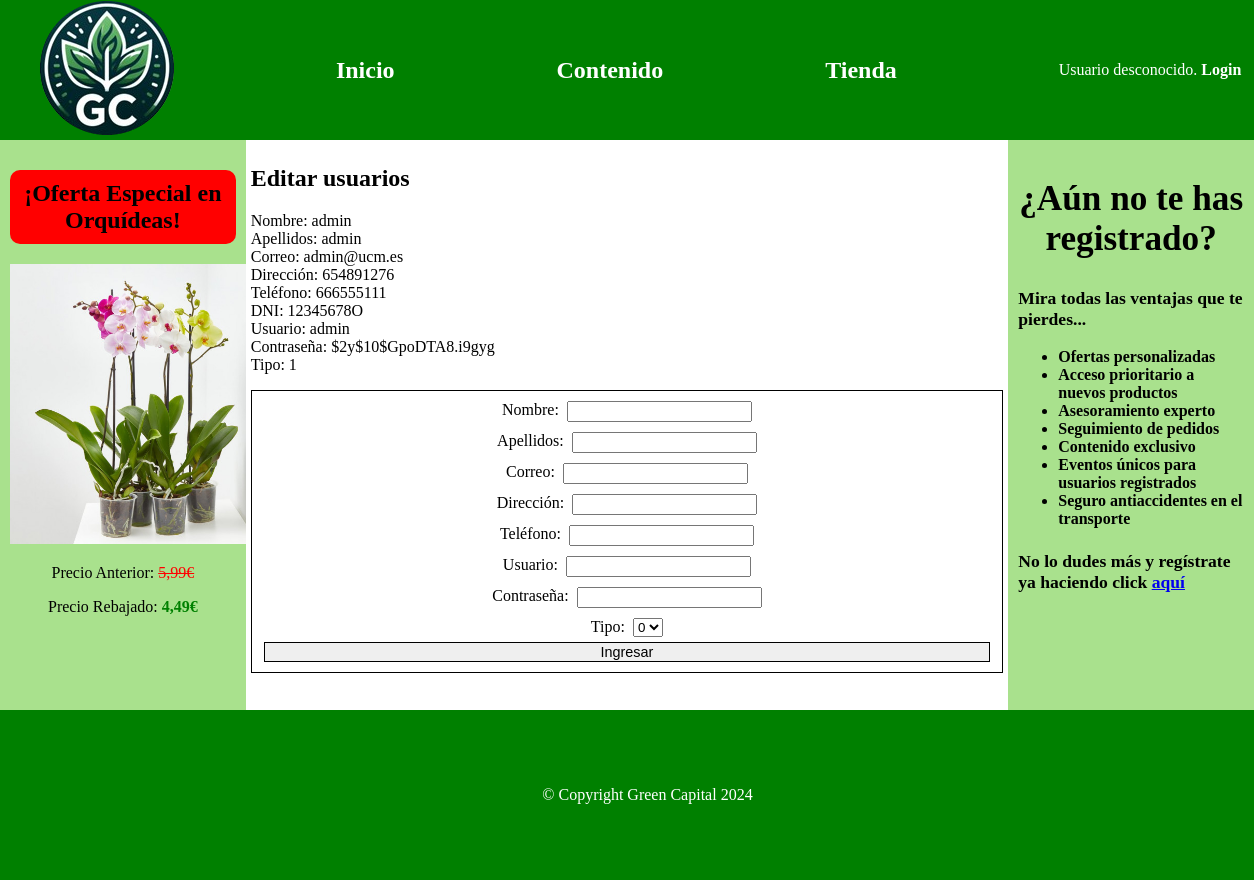
Page /Practica2/editar.php?user=admin on the committed database.
### tables this page shows
CREATE TABLE `usuarios` (
  `Nombre` varchar(20) NOT NULL,
  `Apellidos` varchar(50) NOT NULL,
  `Correo` varchar(50) NOT NULL,
  `Direccion` varchar(100) DEFAULT NULL,
  `Telefono` int(9) DEFAULT NULL,
  `DNI` varchar(9) NOT NULL PRIMARY KEY,
  `Usuario` varchar(20) NOT NULL,
  `Contrasena` varchar(20) DEFAULT NULL,
  `Tipo` int(1) NOT NULL
);

### Practica2/usuarioDAO.php (called while the page is built, shortened)
<?php
    class Usuario{
        private $uName;
        private $uSurname;
        private $uEmail;
        private $uDir;
        private $uTel;
        private $uDNI;
        private $uUser;
        private $uPass;
        private $uTipo;
        private function __construct($uName, $uSurname, $uEmail, $uDir, $uTel, $uDNI, $uUser, $uPass, $uTipo) {
            $this->uName = $uName;
            $this->uSurname = $uSurname;
            $this->uEmail = $uEmail;
            $this->uDir = $uDir;
            $this->uTel = $uTel;
            $this->uDNI = $uDNI;
            $this->uUser = $uUser;
            $this->uPass = $uPass;
            $this->uTipo = $uTipo;
        }
        public static function search($nombreUsuario){
            $conn = BD::getInstance()->getConexion();
            $query = sprintf("SELECT * FROM usuarios WHERE Usuario = '$nombreUsuario'");
            $rs = $conn->query($query);
            if ($rs->num_rows > 0) {
                $row = $rs->fetch_assoc();
                $user = new Usuario($row['Nombre'], $row['Apellidos'], $row['Correo'], $row['Direccion'], $row['Telefono'], $row['DNI'], $row['Usuario'], $row['Contrasena'], $row['Tipo']);
                return $user;
            }
            else  error_log("Error BD ({$conn->errno}): {$conn->error}");
            return false;
        }
        public function getUName() {
            return $this->uName;
        }
        public function getUSurname() {
            return $this->uSurname;
        }
        public function getUEmail() {
            return $this->uEmail;
        }
        public function getUDir() {
            return $this->uDir;
        }
        public function getUTel() {
            return $this->uTel;
        }
        public function getUDNI() {
            return $this->uDNI;
        }
        public function getUUser() {
            return $this->uUser;
        }
        public function getUPass() {
            return $this->uPass;
        }
        public function getUTipo() {
            return $this->uTipo;
        }
    }
?>

### Practica2/editar.php (the view, shortened to what this page needs)
<?php
    require_once 'includes/config.php';
    require_once 'includes/vistas/helpers/editar.php';
    require_once 'usuarioDAO.php';
    $user = $_GET['user'];
    $userEdit = Usuario::search($user);
    if($userEdit){
        $infoant = <<<EOS
        Nombre: {$userEdit->getUName()}<br>
        Apellidos: {$userEdit->getUSurname()}<br>
        Correo: {$userEdit->getUEmail()}<br>
        Dirección: {$userEdit->getUDir()}<br>
        Teléfono: {$userEdit->getUTel()}<br>
        DNI: {$userEdit->getuDNI()}<br>
        Usuario: {$userEdit->getUUser()}<br>
        Contraseña: {$userEdit->getUPass()}<br>
        Tipo: {$userEdit->getUTipo()}<br>
        EOS;
    } else {
        echo "El usuario no existe.";
        $infoant= "";
    }
    $formEdit = builtFormularioEditar($user, $userEdit->getuDNI());
    $contenidoPrincipal=<<<EOS
    <h1>Editar usuarios</h1>
    $infoant
    <p></p>
    $formEdit
    EOS;
    require 'includes/vistas/comun/layout.php';
?>

### Practica2/css/estilo.css (style rules this page uses)
body { margin: 0; width:100%; }

### rows in the picture
usuarios: Nombre "admin", Apellidos "admin", Correo "admin@ucm.es", Direccion "654891276", Telefono "666555111", DNI "12345678O", Usuario "admin", Contrasena "$2y$10$GpoDTA8.i9gyg", Tipo "1"
